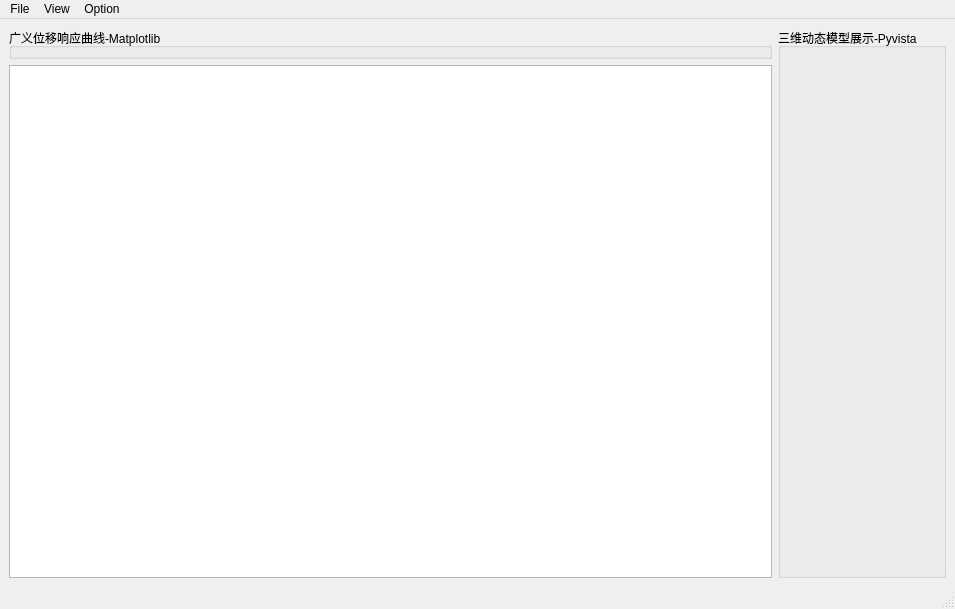
<?xml version="1.0" encoding="UTF-8"?>
<ui version="4.0">
 <class>MainWindow</class>
 <widget class="QMainWindow" name="MainWindow">
  <property name="geometry">
   <rect>
    <x>0</x>
    <y>0</y>
    <width>955</width>
    <height>609</height>
   </rect>
  </property>
  <property name="windowTitle">
   <string>MainWindow</string>
  </property>
  <widget class="QWidget" name="centralwidget">
   <layout class="QHBoxLayout" name="horizontalLayout">
    <item>
     <layout class="QVBoxLayout" name="verticalLayout">
      <item>
       <widget class="QGroupBox" name="matplotlib_group_box">
        <property name="title">
         <string>广义位移响应曲线-Matplotlib</string>
        </property>
       </widget>
      </item>
      <item>
       <widget class="QTextBrowser" name="info_text_browser"/>
      </item>
     </layout>
    </item>
    <item>
     <widget class="QGroupBox" name="pyvista_group_box">
      <property name="title">
       <string>三维动态模型展示-Pyvista</string>
      </property>
     </widget>
    </item>
   </layout>
  </widget>
  <widget class="QMenuBar" name="menubar">
   <property name="geometry">
    <rect>
     <x>0</x>
     <y>0</y>
     <width>955</width>
     <height>23</height>
    </rect>
   </property>
   <widget class="QMenu" name="menuFile">
    <property name="title">
     <string>File</string>
    </property>
    <widget class="QMenu" name="menuAnnimation">
     <property name="title">
      <string>Annimation</string>
     </property>
     <addaction name="actionExport_GIF"/>
     <addaction name="actionExport_MP4"/>
    </widget>
    <addaction name="actionLoad_Data_Path"/>
    <addaction name="menuAnnimation"/>
   </widget>
   <widget class="QMenu" name="menuView">
    <property name="title">
     <string>View</string>
    </property>
    <widget class="QMenu" name="menuMulti_Curves_in_New_Window">
     <property name="title">
      <string>Multi-Curves in New Window</string>
     </property>
     <addaction name="actionAll_In_One"/>
     <addaction name="actionSplit"/>
    </widget>
    <addaction name="actionNew_Pyvista_Window"/>
    <addaction name="actionOne_Curve_in_New_Window"/>
    <addaction name="menuMulti_Curves_in_New_Window"/>
    <addaction name="actionAuto_Display"/>
    <addaction name="actionClear_Log_Browser"/>
   </widget>
   <widget class="QMenu" name="menuOptions">
    <property name="title">
     <string>Option</string>
    </property>
    <addaction name="actionDisplacement_Magnification"/>
    <addaction name="actionShow_Edges"/>
    <addaction name="actionChange_Scalar"/>
    <addaction name="actionChange_Cmap"/>
    <addaction name="actionChange_Scalar_Clim"/>
   </widget>
   <addaction name="menuFile"/>
   <addaction name="menuView"/>
   <addaction name="menuOptions"/>
  </widget>
  <widget class="QStatusBar" name="statusbar"/>
  <action name="actionLoad_Data_Path">
   <property name="text">
    <string>Load Data Path</string>
   </property>
  </action>
  <action name="actionDisplacement_Magnification">
   <property name="text">
    <string>Displacement Magnification</string>
   </property>
  </action>
  <action name="actionShow_Edges">
   <property name="text">
    <string>Show Edges</string>
   </property>
  </action>
  <action name="actionOne_Curve_in_New_Window">
   <property name="text">
    <string>One Curve in New Window </string>
   </property>
  </action>
  <action name="actionChange_Scalar">
   <property name="text">
    <string>Change Scalar</string>
   </property>
  </action>
  <action name="actionNew_Pyvista_Window">
   <property name="text">
    <string>New Pyvista Window</string>
   </property>
  </action>
  <action name="actionAll_In_One">
   <property name="text">
    <string>All In One</string>
   </property>
  </action>
  <action name="actionSplit">
   <property name="text">
    <string>Split</string>
   </property>
  </action>
  <action name="actionClear_Log_Browser">
   <property name="text">
    <string>Clear Log Browser</string>
   </property>
  </action>
  <action name="actionChange_Cmap">
   <property name="text">
    <string>Change Cmap</string>
   </property>
  </action>
  <action name="actionChange_Scalar_Clim">
   <property name="text">
    <string>Change Scalar Clim</string>
   </property>
  </action>
  <action name="actionAuto_Display">
   <property name="text">
    <string>Auto-Display</string>
   </property>
  </action>
  <action name="actionExport_GIF">
   <property name="text">
    <string>Export GIF</string>
   </property>
  </action>
  <action name="actionExport_MP4">
   <property name="text">
    <string>Export MP4</string>
   </property>
  </action>
 </widget>
 <resources/>
 <connections/>
</ui>
